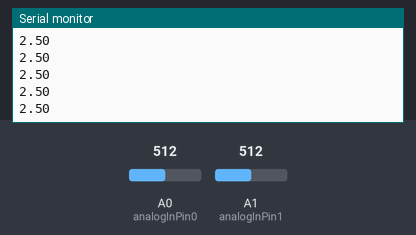
Simulated run of this sketch. Board: Arduino Uno, built with avr-gcc and run on an emulated ATmega328P. Shown: the last lines printed to the serial monitor. The inputs (shaded band) are chosen by the test bench; at power-on: A0 (analogInPin0) = 512, A1 (analogInPin1) = 512.

Above: at 1.2 s.
1.3 s: A0 (analogInPin0) set to 716
At 1.32 s:
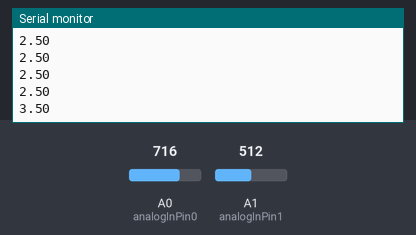
2.8 s: A1 (analogInPin1) set to 306
At 2.84 s:
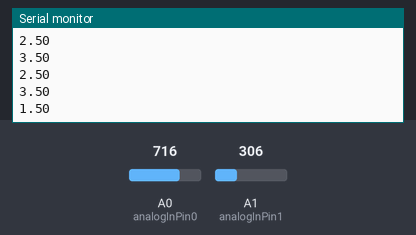
4.3 s: A0 (analogInPin0) set to 900
At 4.35 s:
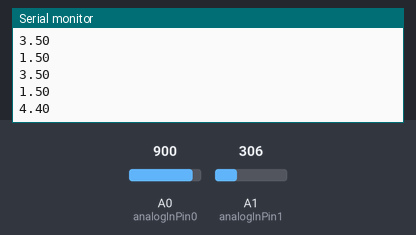
5.8 s: A1 (analogInPin1) set to 122
At 5.87 s:
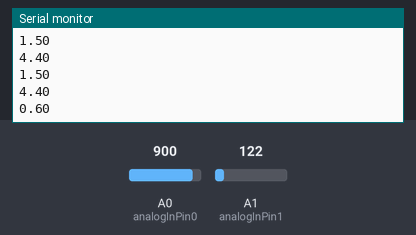
Timing chart, 0 to 8.3 s (numbered marks = the images above; inputs shaded):
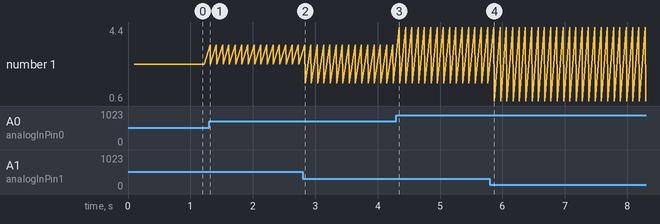

The sketch:

sensorVoltage.ino
```cpp
const int analogInPin0 = A0;
const int analogInPin1 = A1;
int sensorValue0 = 0;
int sensorValue1 = 0;
float voltageValue0 = 0;
float voltageValue1 = 0;
unsigned long lastTime = 0, sampleTime = 100;

void setup() {
  // put your setup code here, to run once:
  Serial.begin(9600);
}

void loop() {
  // put your main code here, to run repeatedly:
  if(millis()-lastTime > sampleTime)
  {
    lastTime = millis();
    sensorValue0 = analogRead(analogInPin0);
    sensorValue1 = analogRead(analogInPin1);
    voltageValue0 = scaling(sensorValue0, 0, 1023, 0, 5);
    voltageValue1 = scaling(sensorValue1, 0, 1023, 0, 5);
    Serial.println(voltageValue0);
    Serial.println(voltageValue1);
  }
}

float scaling(float x, float in_min, float in_max, float out_min, float out_max)
{
  return (x - in_min) * (out_max - out_min) / (in_max - in_min) + out_min;
}
```

Measured:
- after the input at 1.3 s, the serial monitor: prints a new line at once (image 1)
- after the input at 2.8 s, the serial monitor: prints a new line at once (image 2)
- after the input at 4.3 s, the serial monitor: prints a new line after 0.05 s (image 3)
- after the input at 5.8 s, the serial monitor: prints a new line after 0.07 s (image 4)
- plotted number 1: 2.5 → 1.5 after the input at 2.8 s, 1.5 → 0.6 after the input at 5.8 s
